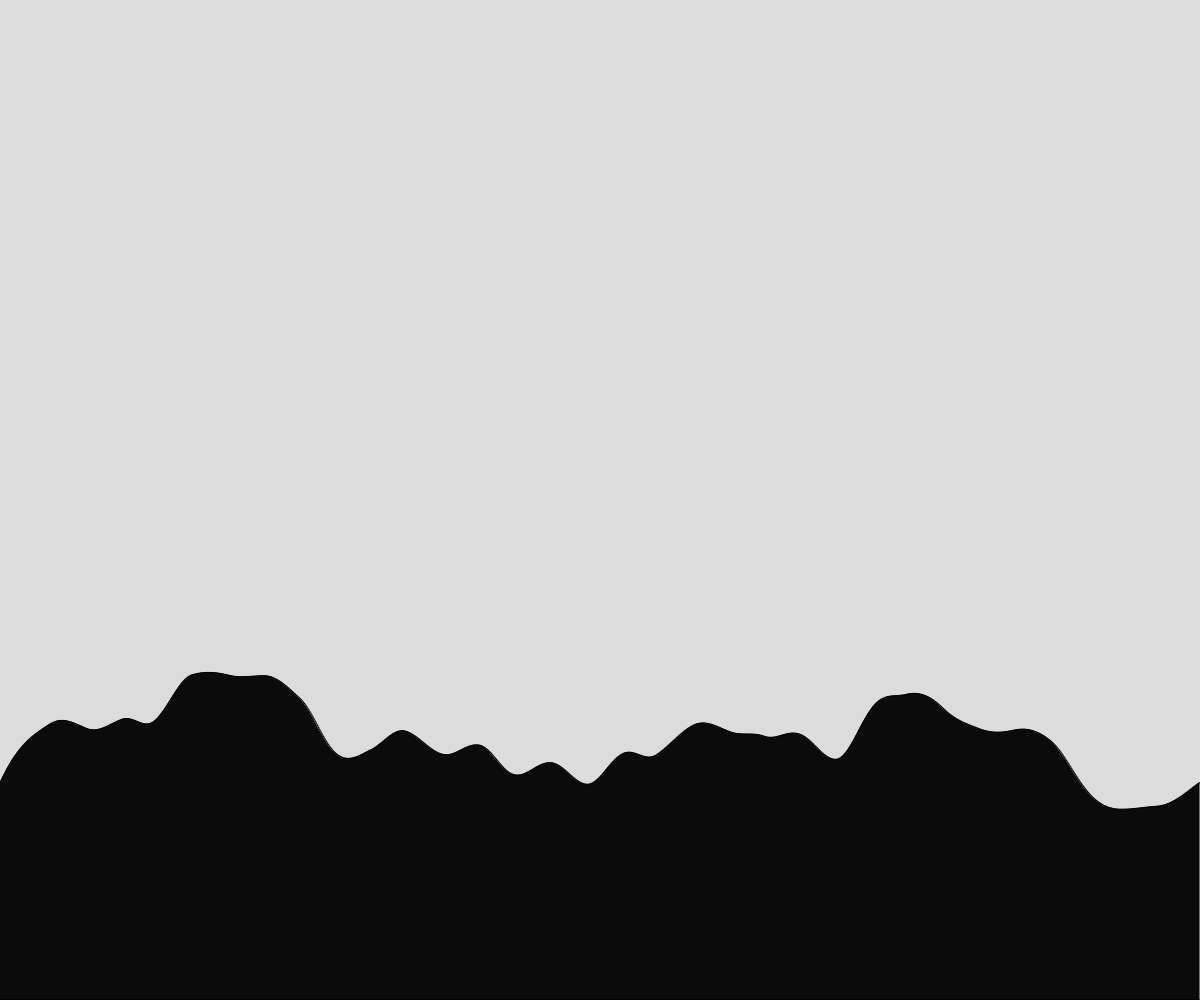
Frame 1 (no input)
Frame 60 (no input): identical to frame 1, image omitted
Frame 120 (the mouse pressed at the canvas centre since frame 60): identical to frame 1, image omitted

The p5.js sketch that drew this single still picture (run headless with seeded random() and noise() and a simulated clock; from frame 60 on, the mouse is pressed at the canvas centre):

// p5.js sketch
// ── sketch.js
let theHeights = [];
let startingLocation = 10000;


function setup() {
  createCanvas(windowWidth, windowHeight);

  theHeights = generateHeights(startingLocation * 2);
}

function draw() {
  background(220);

  for (let i = startingLocation; i < startingLocation + width; i++ ) {
    displayRect(i - startingLocation, theHeights[i], 1);
  }

  if (keyCode === RIGHT_ARROW) {
    startingLocation ++;
  } else if (keyCode === LEFT_ARROW) {
    startingLocation --;
  }
}

function displayRect(x, rectHeight, rectWidth) {
  let y = height - rectHeight;
  rect(x, y, rectWidth, rectHeight);
}

function generateHeights(howMany) {
  let tempArray = [];
  let time = random(10000);

  for (let i = 0; i < howMany; i++) {
    tempArray.push(noise(time) * height / 2);
    time += 0.0035;
  }

  return tempArray;
}
